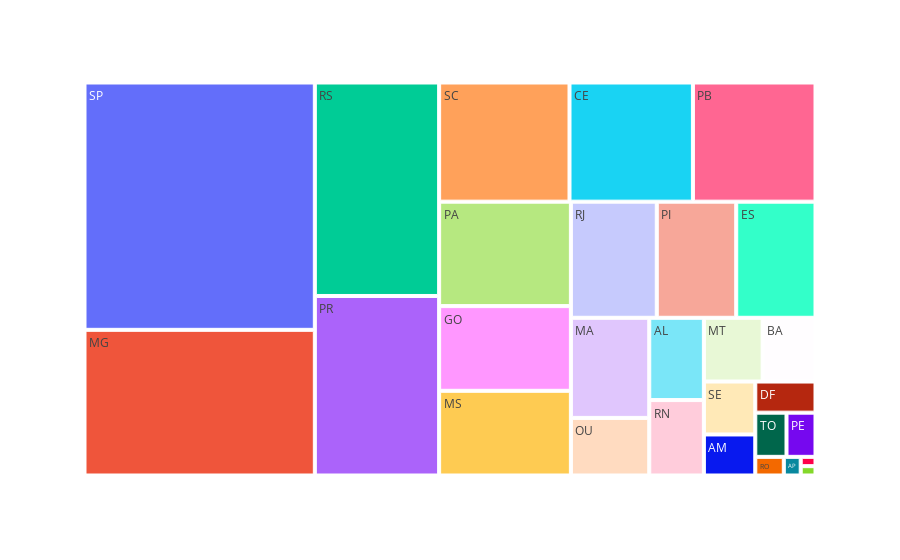

This figure's notebook cell:
### Code cell
grafico_estado = px.treemap(dados_homologacao, path=['ESTADO'])
grafico_estado.show()

### Figure 1 — Plotly figure (JSON) as saved in the notebook; plotly's stock layout.template omitted (floating-point values rounded to 4 significant figures)
{"data": [{"branchvalues": "total", "domain": {"x": [0, 1], "y": [0, 1]}, "hovertemplate": "labels=%{label}<br>count=%{value}<br>parent=%{parent}<br>id=%{id}<extra></extra>", "ids": ["AC", "AL", "AM", "AP", "BA", "CE", "DF", "ES", "GO", "MA", "MG", "MS", "MT", "OU", "PA", "PB", "PE", "PI", "PR", "RJ", "RN", "RO", "RR", "RS", "SC", "SE", "SP", "TO"], "labels": ["AC", "AL", "AM", "AP", "BA", "CE", "DF", "ES", "GO", "MA", "MG", "MS", "MT", "OU", "PA", "PB", "PE", "PI", "PR", "RJ", "RN", "RO", "RR", "RS", "SC", "SE", "SP", "TO"], "name": "", "parents": ["", "", "", "", "", "", "", "", "", "", "", "", "", "", "", "", "", "", "", "", "", "", "", "", "", "", "", ""], "type": "treemap", "values": [7, 228, 107, 16, 171, 746, 95, 467, 566, 398, 1702, 566, 190, 229, 698, 741, 65, 468, 1132, 506, 209, 27, 7, 1346, 788, 138, 2890, 70]}], "layout": {"autosize": true, "legend": {"tracegroupgap": 0}, "margin": {"t": 60}}}
